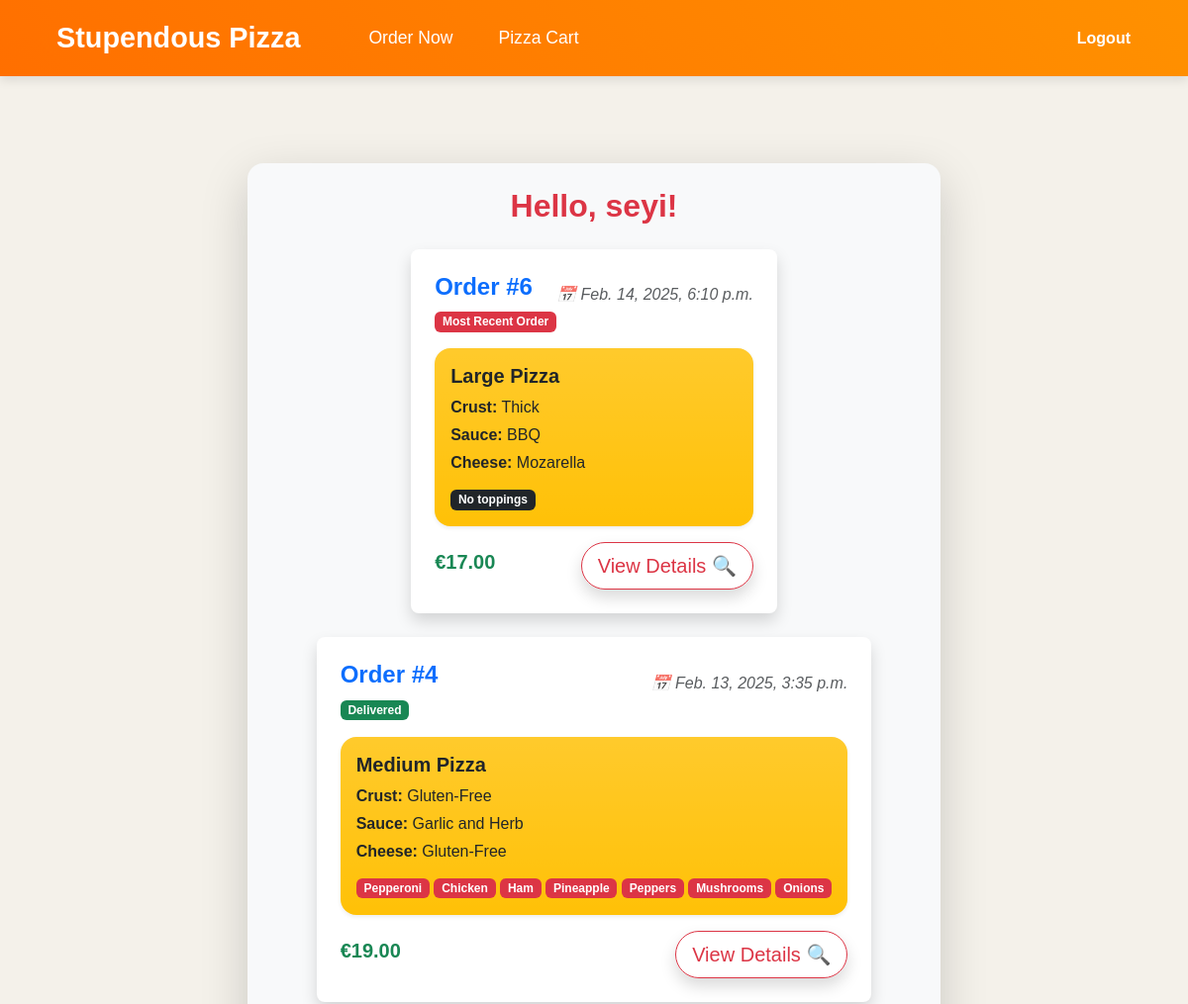
The app's page / (signed in, upper part), older data.
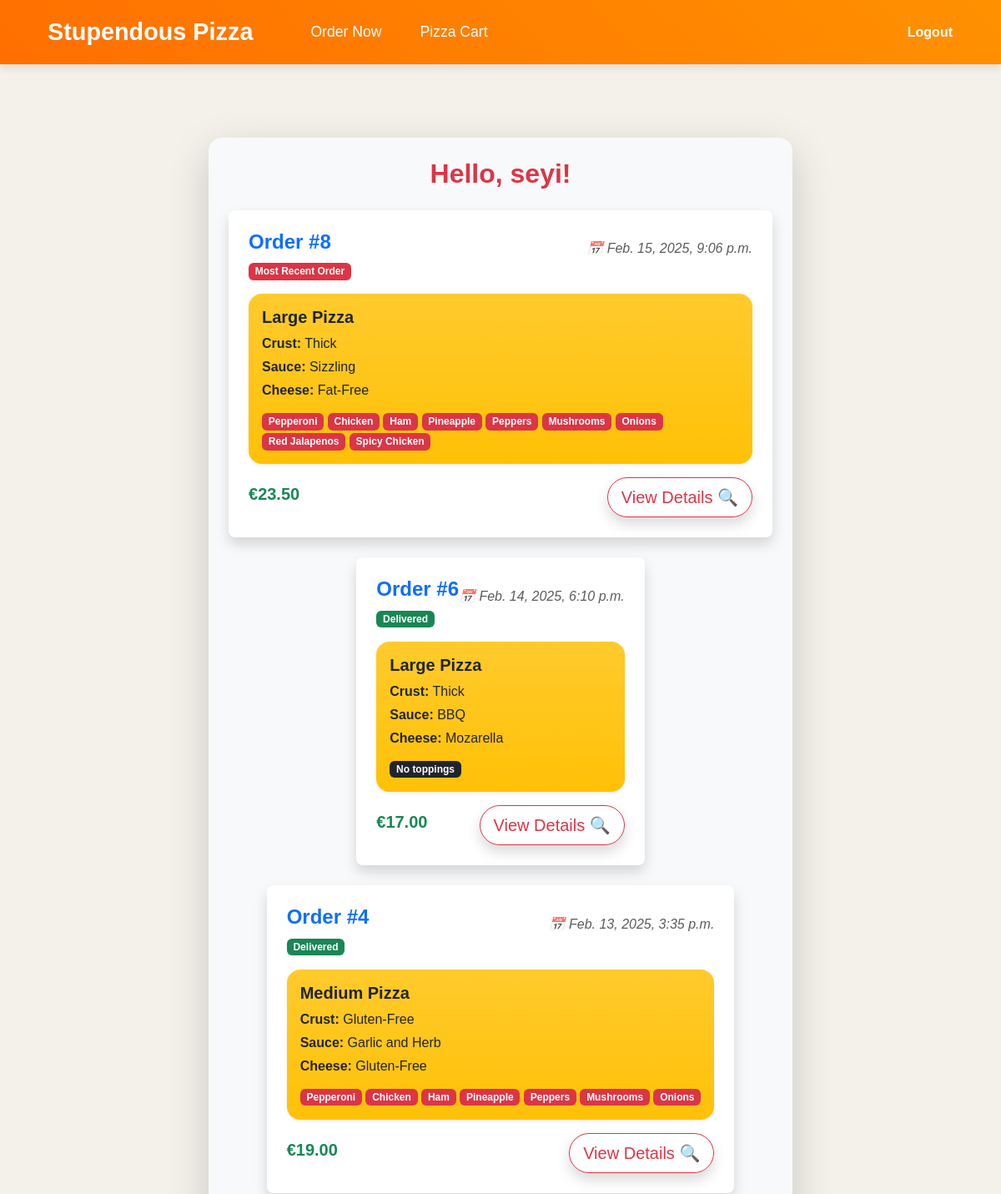
The same page, newer data.
### Pizza_App/models.py (models this page shows, shortened)
class Order(models.Model):
    user = models.ForeignKey(User, on_delete=models.CASCADE)
    pizza = models.ManyToManyField(Pizza)
    address = models.ForeignKey(Address, on_delete=models.SET_NULL, null=True, blank=True)
    time_ordered = models.DateTimeField(auto_now_add=True)
    def total_price(self):
        total = sum(float(p.Total_Price()) for p in self.pizza.all())
        return f"{total:.2f}"

class Pizza(models.Model):
    id = models.AutoField(primary_key=True)
    size = models.ForeignKey(Size, on_delete=models.CASCADE)
    crust = models.ForeignKey(Crust, on_delete=models.CASCADE)
    sauce = models.ForeignKey(Sauce, on_delete=models.CASCADE)
    topping = models.ManyToManyField(Topping, blank=True)
    cheese = models.ForeignKey(Cheese, on_delete=models.CASCADE)
    def Total_Price(self):
        toppings = sum(t.price for t in self.topping.all())
        pricing = self.size.price + self.crust.price + self.sauce.price + toppings + self.cheese.price
        return f"{pricing:.2f}"

class Size(models.Model):
    id = models.AutoField(primary_key=True)
    size = models.CharField(max_length=50, default="Small")
    price = models.FloatField(default=9.50)
    def __str__(self):
        return self.size

class Crust(models.Model):
    id = models.AutoField(primary_key=True)
    crust = models.CharField(max_length=50, default="Normal")
    price = models.FloatField(default=0)
    def __str__(self):
        return self.crust

class Sauce(models.Model):
    id = models.AutoField(primary_key=True)
    sauce = models.CharField(max_length=50, default="Tomato")
    price = models.FloatField(default=0.50)
    def __str__(self):
        return self.sauce

class Cheese(models.Model):
    id = models.AutoField(primary_key=True)
    cheese = models.CharField(max_length=50, default="Mozarella")
    price = models.FloatField(default=0.5)
    def __str__(self):
        return self.cheese

class Topping(models.Model):
    id = models.AutoField(primary_key=True)
    topping = models.CharField(max_length=50)
    price = models.FloatField()

### Pizza_App/views.py (the view)
# urls.py: path('', views.index, name='index'),
def index(request):
    current_user = ""
    orders = ""
    if request.user.is_authenticated:
        current_user = request.user
        orders = Order.objects.filter(user=current_user).order_by("-id")
    return render(request, 'index.html', {"user": current_user, "orders": orders})

### Pizza_App/templates/index.html (shortened to what this page needs)
{% extends 'base.html' %}
{% block content %}
<div class="container mt-5 d-flex justify-content-center">
    {% if user.is_authenticated %}
    <div class="w-100" style="max-width: 700px;">
        <div class="card p-4 shadow-lg rounded-4 border-0 bg-light">
            <h2 class="text-center text-danger fw-bold">Hello, {{ user.username }}!</h2>
            {% if orders %}
            <div class="list-group mt-3">
                {% for order in orders %}
                    <div class="list-group-item mb-4 p-4 shadow rounded-3 border-0 bg-white" style="max-width: 700px; margin: auto;">
                        <div class="d-flex justify-content-between align-items-center">
                            <div>
                                <h4 class="text-primary fw-bold">Order #{{ order.id }}</h4>
                                <span class="badge {% if forloop.first %} bg-danger {% else %} bg-success {% endif %}">
                                    {% if forloop.first %} Most Recent Order {% else %} Delivered {% endif %}
                                </span>
                            </div>
                            <div>
                                <p class="text-muted fst-italic">📅 {{ order.time_ordered }}</p>
                            </div>
                        </div>
                        <div class="mt-3">
                            {% for pizza in order.pizza.all %}
                                <div class="card p-3 border-0 rounded-4 mb-2 shadow-sm bg-warning bg-gradient" style="max-width: 650px; margin: auto;">
                                    <h5 class="fw-bold">{{ pizza.size }} Pizza</h5>
                                    <p class="mb-1"><strong>Crust:</strong> {{ pizza.crust }}</p>
                                    <p class="mb-1"><strong>Sauce:</strong> {{ pizza.sauce }}</p>
                                    <p class="mb-1"><strong>Cheese:</strong> {{ pizza.cheese }}</p>
                                    <div class="mt-2">
                                        {% for topping in pizza.topping.all %}
                                            <span class="badge bg-danger">{{ topping.topping }}</span>
                                        {% empty %}
                                            <span class="badge bg-dark">No toppings</span>
                                        {% endfor %}
                                    </div>
                                </div>
                            {% endfor %}
                        </div>
                        <div class="d-flex justify-content-between align-items-center mt-3">
                            <h5 class="text-success fw-bold">€{{ order.total_price }}</h5>
                            <a href="{% url 'completed_order' order.id %}" class="btn btn-lg btn-outline-danger rounded-pill shadow">
                                View Details 🔍
                            </a>
                        </div>
                    </div>
                {% endfor %}
            </div>
            {% endif %}
        </div>
    </div>
    {% endif %}
</div>
{% endblock %}

### Pizza_App/templates/base.html (shortened to what this page needs)
<!DOCTYPE html>
<html lang="en">
    <head>
        <link href="https://cdn.jsdelivr.net/npm/bootstrap@5.3.0/dist/css/bootstrap.min.css" rel="stylesheet">
    </head>
    <body>
        <nav class="navbar navbar-expand-lg navbar-dark">
            <div class="container">
                <a class="navbar-brand" href="/">Stupendous Pizza</a>
                <div class="collapse navbar-collapse" id="navbarNav">
                    <ul class="navbar-nav">
                        {% if user.is_authenticated %}
                        <li class="nav-item">
                            <a class="nav-link" href="{% url 'order' %}">Order Now</a>
                        </li>
                        <li class="nav-item">
                            <a class="nav-link" href="{% url 'cart' %}">Pizza Cart</a>
                        </li>
                        {% endif %}
                    </ul>
                    <div class="logout-container">
                        {% if user.is_authenticated %}
                        <form action="{% url 'logout' %}" method="POST" class="d-inline">
                            <button type="submit" class="btn-logout">Logout</button>
                        </form>
                        {% endif %}
                    </div>
                </div>
            </div>
        </nav>
        <div class="container content">
            {% block content %}
            {% endblock %}
        </div>
    </body>
</html>

### Pizza_App/templates/base.html (style rules this page uses)
body { font-family: 'Poppins', Arial, sans-serif; background-color: #f4f1ea; color: #333; display: flex; flex-direction: column; min-height: 100vh; }
.navbar { background: linear-gradient(45deg, #FF6F00, #FF9100); box-shadow: 0px 4px 10px rgba(0, 0, 0, 0.1); padding: 12px 20px; transition: all 0.3s ease; }
.navbar-brand { font-size: 1.8rem; font-weight: bold; color: white !important; padding: 5px 15px; border-radius: 5px; transition: background 0.3s ease; }
.navbar-nav { display: flex; align-items: center; gap: 30px; margin-left: 30px; }
.nav-link { color: white !important; font-size: 1.1rem; font-weight: 500; padding: 10px 20px; border-radius: 5px; transition: background 0.3s ease, color 0.3s ease; display: block; }
.logout-container { margin-left: auto; }
.btn-logout { background: transparent; border: none; color: white; font-weight: bold; padding: 8px 16px; border-radius: 5px; cursor: pointer; transition: 0.3s; display: block; }
.content { flex: 1; padding: 40px 20px; }

Row changes from the older to the newer data that the page shows:
added Order: id "8", shows "Most Recent Order", time_ordered "Feb. 15, 2025, 9:06 p.m.", total_price "23.50", Topping (topping "Pepperoni"), Topping (topping "Chicken"), Topping (topping "Ham"), Topping (topping "Pineapple"), Topping (topping "Peppers"), Topping (topping "Mushrooms"), Topping (topping "Onions")
added Pizza: size "Large", crust "Thick", sauce "Sizzling", cheese "Fat-Free", Topping (topping "Pepperoni"), Topping (topping "Chicken"), Topping (topping "Ham"), Topping (topping "Pineapple"), Topping (topping "Peppers"), Topping (topping "Mushrooms"), Topping (topping "Onions"), shown under "8"
added Topping: topping "Red Jalapenos", shown under "Large"
added Topping: topping "Spicy Chicken", shown under "Large"
computed for Order "Feb. 14, 2025, 6:10 p.m.": text "Most Recent Order" → "Delivered"
